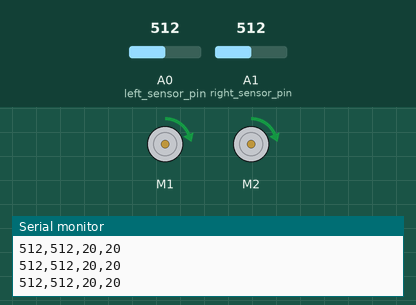
A sketch run on a simulated Arduino Uno, built with avr-gcc and run on an emulated ATmega328P. On the bench: 2 × DC motor (green arrow = forward, orange = backward, longer = faster), the last lines printed to the serial monitor. The inputs (shaded band) are chosen by the test bench; at power-on: A0 (left_sensor_pin) = 512, A1 (right_sensor_pin) = 512.

Above: at 4.2 s.
4.3 s: A0 (left_sensor_pin) set to 741
7.3 s: A0 (left_sensor_pin) set to 764
At 7.6 s:
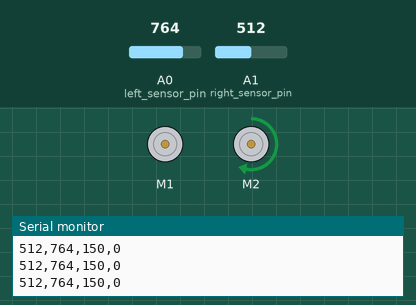
8.8 s: A1 (right_sensor_pin) set to 840
10.3 s: A1 (right_sensor_pin) set to 858
At 10.8 s:
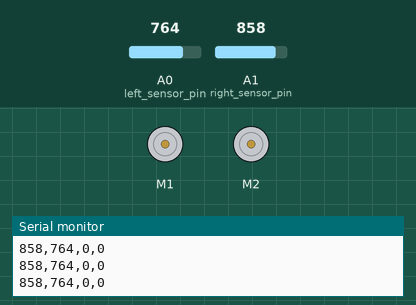
11.8 s: A0 (left_sensor_pin) set to 716
At 13.0 s:
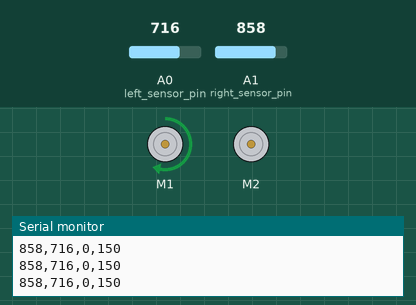
13.3 s: A0 (left_sensor_pin) set to 900
At 14.5 s:
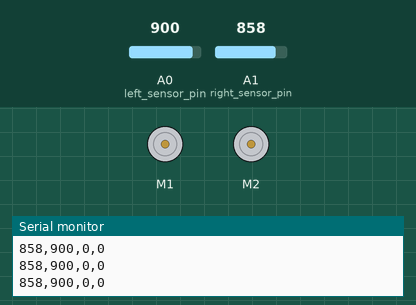
Timing chart, 0 to 15.8 s (numbered marks = the images above; inputs shaded):
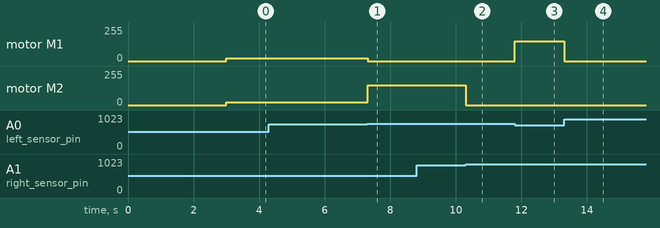

Measured:
- the behaviour switches between 750 and 751 on A0 (left_sensor_pin) (found by bisection; images 0 and 1)
- the behaviour switches between 850 and 851 on A1 (right_sensor_pin) (found by bisection; images 1 and 2)
- after the input at 7.3 s, motor M1: forward 20/255 → stopped at once; motor M2: forward 20/255 → forward 150/255 at once
- after the input at 10.3 s, motor M2: forward 150/255 → stopped at once
- after the input at 11.8 s, motor M1: stopped → forward 150/255 at once
- after the input at 13.3 s, motor M1: forward 150/255 → stopped at once

The sketch:

line_follower_data_collecter.ino
```cpp
#include <Wire.h>
#include <Adafruit_MotorShield.h>
#include "utility/Adafruit_MS_PWMServoDriver.h"

//creating objects
Adafruit_MotorShield AFMS = Adafruit_MotorShield(); //this may need to move, may need reconfiguring
Adafruit_DCMotor *Left = AFMS.getMotor(1); //motor from port 1
Adafruit_DCMotor *Right = AFMS.getMotor(2); //motor from port 2

  int vSpeed = 20;        // MAX 255
  int turn_speed = 150;    // MAX 255, for wheel on inside of turn
  int turn_delay = 20;
  int n1=850;              // Right sensor value for yes/no line detection
  int n2=750;               //Left sensor value for yes/no line detection


//Sensor Connection
  const int left_sensor_pin =A0;
  const int right_sensor_pin =A1;

  int left_sensor_state;
  int right_sensor_state;


void setup() {

  Serial.begin(9600);
  AFMS.begin();  //begins motor shield

  delay(3000);

}

void loop() {


left_sensor_state = analogRead(left_sensor_pin);
right_sensor_state = analogRead(right_sensor_pin);

if(right_sensor_state < n1 && left_sensor_state > n2)
{


  Left->run(FORWARD);
  Right->run(FORWARD);

  Left->setSpeed(0); //speed set Left
  Right->setSpeed(turn_speed); //turn set Right

  Serial.print(right_sensor_state); Serial.print(",");
  Serial.print(left_sensor_state); Serial.print(",");
  Serial.print(turn_speed); Serial.print(",");
  Serial.println(0);
  delay(turn_delay);
  }
if(right_sensor_state > n1 && left_sensor_state < n2)
{
//  Serial.println("turning left");

  Left->run(FORWARD);
  Right->run(FORWARD);

  Right->setSpeed(0); //speed set Right
  Left->setSpeed(turn_speed); //turn set Left

  Serial.print(right_sensor_state); Serial.print(",");
  Serial.print(left_sensor_state); Serial.print(",");
  Serial.print(0); Serial.print(",");
  Serial.println(turn_speed);

  delay(turn_delay);
  }


if(right_sensor_state < n1 && left_sensor_state < n2)
{
//  Serial.println("going forward");

  Left->run(FORWARD);
  Right->run(FORWARD);

  Left->setSpeed(vSpeed); //speed set Left
  Right->setSpeed(vSpeed); //speed set Right

  Serial.print(right_sensor_state); Serial.print(",");
  Serial.print(left_sensor_state); Serial.print(",");
  Serial.print(vSpeed); Serial.print(",");
  Serial.println(vSpeed);

  delay(turn_delay);


  }

if(right_sensor_state > n1 && left_sensor_state > n2)
{
//  Serial.println("stop");

  Left->run(RELEASE);
  Right->run(RELEASE);

  Left->setSpeed(0); //speed set Left, stop
  Right->setSpeed(0); //speed set Right, stop

  Serial.print(right_sensor_state); Serial.print(",");
  Serial.print(left_sensor_state); Serial.print(",");
  Serial.print(0); Serial.print(",");
  Serial.println(0);

  delay(turn_delay);
  }


}
```
